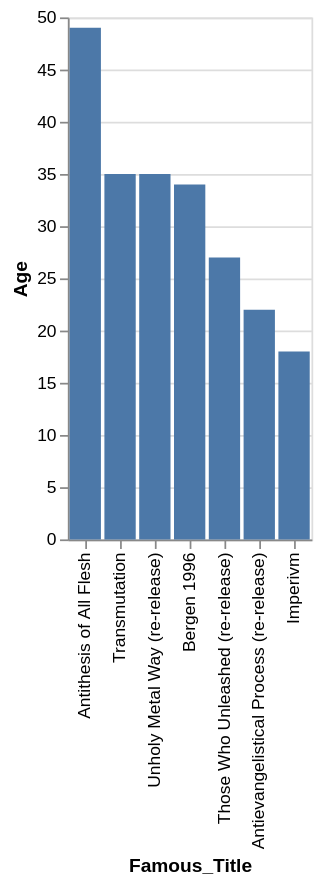

Express this chart as Vega-Lite.
### Vega-Lite specification from a JSON file in a GitHub repository (floating-point values rounded to 4 significant figures)
{"data": {"values": [{"x_data": "Antithesis of All Flesh", "y_data": 49}, {"x_data": "Transmutation", "y_data": 35}, {"x_data": "Unholy Metal Way (re-release)", "y_data": 35}, {"x_data": "Bergen 1996", "y_data": 34}, {"x_data": "Those Who Unleashed (re-release)", "y_data": 27}, {"x_data": "Antievangelistical Process (re-release)", "y_data": 22}, {"x_data": "Imperivm", "y_data": 18}]}, "mark": "bar", "encoding": {"x": {"field": "x_data", "type": "nominal", "title": "Famous_Title", "sort": {"op": "sum", "field": "y_data", "order": "descending"}}, "y": {"field": "y_data", "type": "quantitative", "title": "Age"}}}
